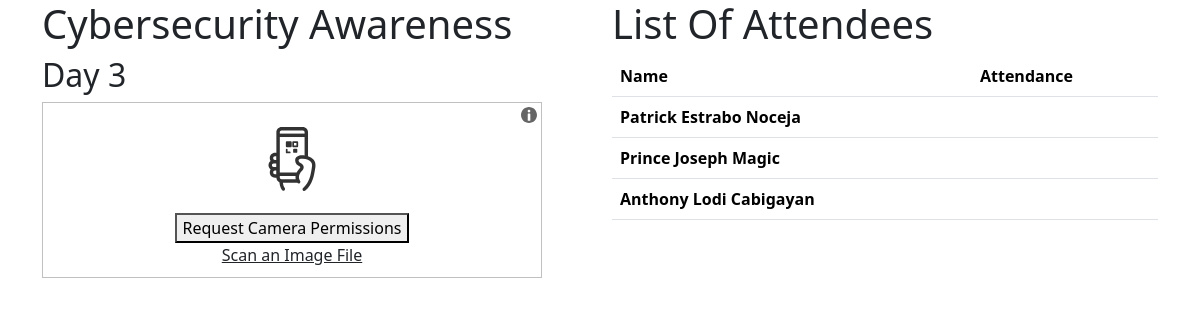
The page /eventsqrapp/event/3/3/scan-attendees/ on the database as committed earlier.
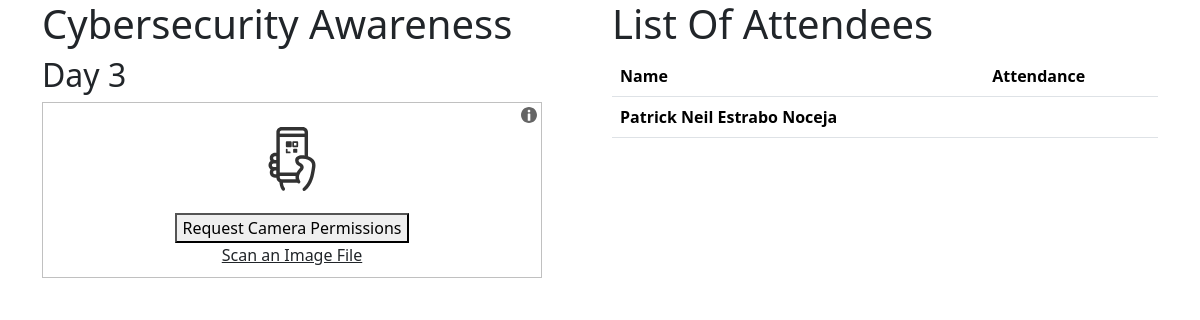
The same page on the database as committed later.
### EventsQRApp/models.py (models this page shows, shortened)
class EventAttendee(models.Model):
    event = models.ForeignKey(Event, on_delete=models.CASCADE)
    attendee = models.ForeignKey(Attendee, on_delete=models.CASCADE)
    qrcode = models.CharField(max_length=200)

class Attendee(models.Model):
    @property
    def getFullName(self):
        return "%s %s %s" %(self.FirstName, self.MiddleName, self.LastName)
    FirstName = models.CharField(max_length=200)
    MiddleName = models.CharField(max_length=200)
    LastName = models.CharField(max_length=200)

### EventsQRApp/views.py (the view)
# urls.py: path("event/<int:event_id>/<int:day_id>/scan-attendees/", views.ScanAttendeesQRCode, name="ScanAttendeesQRCode"),
def ScanAttendeesQRCode(request,event_id,day_id):
    if request.method == "POST":
        return JsonResponse({'foo':request.POST["qrcode"]})
    event_attendees = EventAttendee.objects.filter(event_id=event_id)
    template = loader.get_template("EventsQRApp/scan-attendee-qr.html")
    event = Event.objects.get(pk=event_id)
    data = {
        "event": event,
        "event_attendees":event_attendees,
        "day": day_id
    }
    return HttpResponse(template.render(data, request))

### EventsQRApp/templates/EventsQRApp/scan-attendee-qr.html (shortened to what this page needs)
{% extends 'EventsQRApp/base.html' %}
{% load static %}
{% block content %}
    <div class="container">
        <div class="row">
            <div class="col-6">
                <div>
                    <h1>{{event.EventName}}</h1>
                    <h2>Day {{day}}</h2>
                    <div style="width: 500px" id="reader"></div>
                </div>
            </div>
            <div class="col-6">
                <h1>List Of Attendees</h1>
                <table class="table">
                    <thead>
                      <tr>
                        <th scope="col">Name</th>
                        <th scope="col">Attendance</th>
                      </tr>
                    </thead>
                    <tbody>
                        {% for event_attendee in event_attendees %}
                      <tr>
                        <th scope="row">{{event_attendee.attendee.getFullName}}</th>
                        <td>{{event.EventAttendeeDay.all }}</td>
                      </tr>
                        {% endfor %}
                    </tbody>
                  </table>
            </div>
        </div>
    </div>
{% endblock %}

Rows that differ between the two databases and show on the page:
removed EventAttendee: attendee.getFullName "Patrick Estrabo Noceja"
removed EventAttendee: attendee.getFullName "Prince Joseph Magic"
removed EventAttendee: attendee.getFullName "Anthony Lodi Cabigayan"
added EventAttendee: attendee.getFullName "Patrick Neil Estrabo Noceja"
